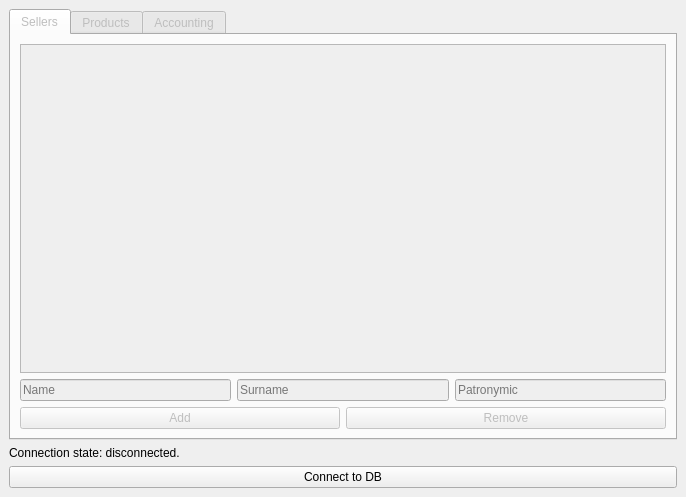
<?xml version="1.0" encoding="UTF-8"?>
<ui version="4.0">
 <class>MainWindow</class>
 <widget class="QMainWindow" name="MainWindow">
  <property name="geometry">
   <rect>
    <x>0</x>
    <y>0</y>
    <width>686</width>
    <height>497</height>
   </rect>
  </property>
  <property name="windowTitle">
   <string>MainWindow</string>
  </property>
  <widget class="QWidget" name="centralwidget">
   <layout class="QVBoxLayout" name="verticalLayout_2">
    <item>
     <layout class="QVBoxLayout" name="verticalLayout">
      <item>
       <widget class="QTabWidget" name="tabWidget">
        <property name="enabled">
         <bool>false</bool>
        </property>
        <property name="currentIndex">
         <number>0</number>
        </property>
        <widget class="QWidget" name="sellers">
         <attribute name="title">
          <string>Sellers</string>
         </attribute>
         <layout class="QVBoxLayout" name="verticalLayout_6">
          <item>
           <layout class="QVBoxLayout" name="verticalLayout_5">
            <item>
             <layout class="QVBoxLayout" name="verticalLayout_4">
              <item>
               <widget class="QTableView" name="sellers_table_view">
                <attribute name="horizontalHeaderVisible">
                 <bool>true</bool>
                </attribute>
                <attribute name="horizontalHeaderCascadingSectionResizes">
                 <bool>true</bool>
                </attribute>
                <attribute name="horizontalHeaderHighlightSections">
                 <bool>true</bool>
                </attribute>
                <attribute name="horizontalHeaderShowSortIndicator" stdset="0">
                 <bool>false</bool>
                </attribute>
                <attribute name="verticalHeaderVisible">
                 <bool>true</bool>
                </attribute>
                <attribute name="verticalHeaderHighlightSections">
                 <bool>true</bool>
                </attribute>
               </widget>
              </item>
              <item>
               <layout class="QHBoxLayout" name="horizontalLayout_3">
                <item>
                 <widget class="QLineEdit" name="name_edit">
                  <property name="placeholderText">
                   <string>Name</string>
                  </property>
                 </widget>
                </item>
                <item>
                 <widget class="QLineEdit" name="surname_edit">
                  <property name="text">
                   <string/>
                  </property>
                  <property name="placeholderText">
                   <string>Surname</string>
                  </property>
                 </widget>
                </item>
                <item>
                 <widget class="QLineEdit" name="patronymic_edit">
                  <property name="placeholderText">
                   <string>Patronymic</string>
                  </property>
                 </widget>
                </item>
               </layout>
              </item>
             </layout>
            </item>
            <item>
             <layout class="QHBoxLayout" name="horizontalLayout_8">
              <item>
               <widget class="QPushButton" name="add_seller">
                <property name="text">
                 <string>Add</string>
                </property>
               </widget>
              </item>
              <item>
               <widget class="QPushButton" name="remove_seller">
                <property name="text">
                 <string>Remove</string>
                </property>
               </widget>
              </item>
             </layout>
            </item>
           </layout>
          </item>
         </layout>
        </widget>
        <widget class="QWidget" name="products">
         <attribute name="title">
          <string>Products</string>
         </attribute>
         <layout class="QHBoxLayout" name="horizontalLayout_7">
          <item>
           <layout class="QVBoxLayout" name="verticalLayout_3">
            <item>
             <widget class="QTableView" name="products_table_view">
              <attribute name="horizontalHeaderVisible">
               <bool>true</bool>
              </attribute>
              <attribute name="horizontalHeaderCascadingSectionResizes">
               <bool>true</bool>
              </attribute>
              <attribute name="horizontalHeaderHighlightSections">
               <bool>true</bool>
              </attribute>
              <attribute name="verticalHeaderVisible">
               <bool>true</bool>
              </attribute>
              <attribute name="verticalHeaderHighlightSections">
               <bool>true</bool>
              </attribute>
             </widget>
            </item>
            <item>
             <layout class="QHBoxLayout" name="horizontalLayout_4">
              <item>
               <widget class="QLineEdit" name="type_edit">
                <property name="placeholderText">
                 <string>Type</string>
                </property>
               </widget>
              </item>
              <item>
               <widget class="QLineEdit" name="price_edit">
                <property name="placeholderText">
                 <string>Price</string>
                </property>
               </widget>
              </item>
              <item>
               <widget class="QLineEdit" name="quantity_edit">
                <property name="placeholderText">
                 <string>Quantity</string>
                </property>
               </widget>
              </item>
              <item>
               <widget class="QComboBox" name="seller_id_combobox">
                <property name="placeholderText">
                 <string>Seller Id</string>
                </property>
               </widget>
              </item>
             </layout>
            </item>
            <item>
             <layout class="QHBoxLayout" name="horizontalLayout_6">
              <item>
               <widget class="QPushButton" name="add_product">
                <property name="text">
                 <string>Add</string>
                </property>
               </widget>
              </item>
              <item>
               <widget class="QPushButton" name="remove_product">
                <property name="text">
                 <string>Remove</string>
                </property>
               </widget>
              </item>
             </layout>
            </item>
           </layout>
          </item>
         </layout>
        </widget>
        <widget class="QWidget" name="accounting">
         <attribute name="title">
          <string>Accounting</string>
         </attribute>
         <layout class="QVBoxLayout" name="verticalLayout_8">
          <item>
           <layout class="QVBoxLayout" name="verticalLayout_7">
            <item>
             <layout class="QHBoxLayout" name="horizontalLayout_5">
              <item>
               <widget class="QComboBox" name="query_select">
                <item>
                 <property name="text">
                  <string>ФИО по типу товара</string>
                 </property>
                </item>
                <item>
                 <property name="text">
                  <string>Выручка</string>
                 </property>
                </item>
               </widget>
              </item>
              <item>
               <widget class="QComboBox" name="type_select">
                <property name="placeholderText">
                 <string>Type</string>
                </property>
               </widget>
              </item>
              <item>
               <widget class="QPushButton" name="execute_query_btn">
                <property name="text">
                 <string>Execute query</string>
                </property>
               </widget>
              </item>
             </layout>
            </item>
            <item>
             <widget class="QTableWidget" name="accounting_table"/>
            </item>
           </layout>
          </item>
         </layout>
        </widget>
       </widget>
      </item>
      <item>
       <widget class="QLabel" name="connection_lbl">
        <property name="text">
         <string>Connection state: disconnected.</string>
        </property>
       </widget>
      </item>
      <item>
       <layout class="QHBoxLayout" name="horizontalLayout">
        <item>
         <widget class="QPushButton" name="connect_btn">
          <property name="text">
           <string>Connect to DB</string>
          </property>
         </widget>
        </item>
       </layout>
      </item>
     </layout>
    </item>
   </layout>
  </widget>
  <widget class="QMenuBar" name="menubar">
   <property name="geometry">
    <rect>
     <x>0</x>
     <y>0</y>
     <width>686</width>
     <height>21</height>
    </rect>
   </property>
  </widget>
 </widget>
 <resources/>
 <connections/>
</ui>
